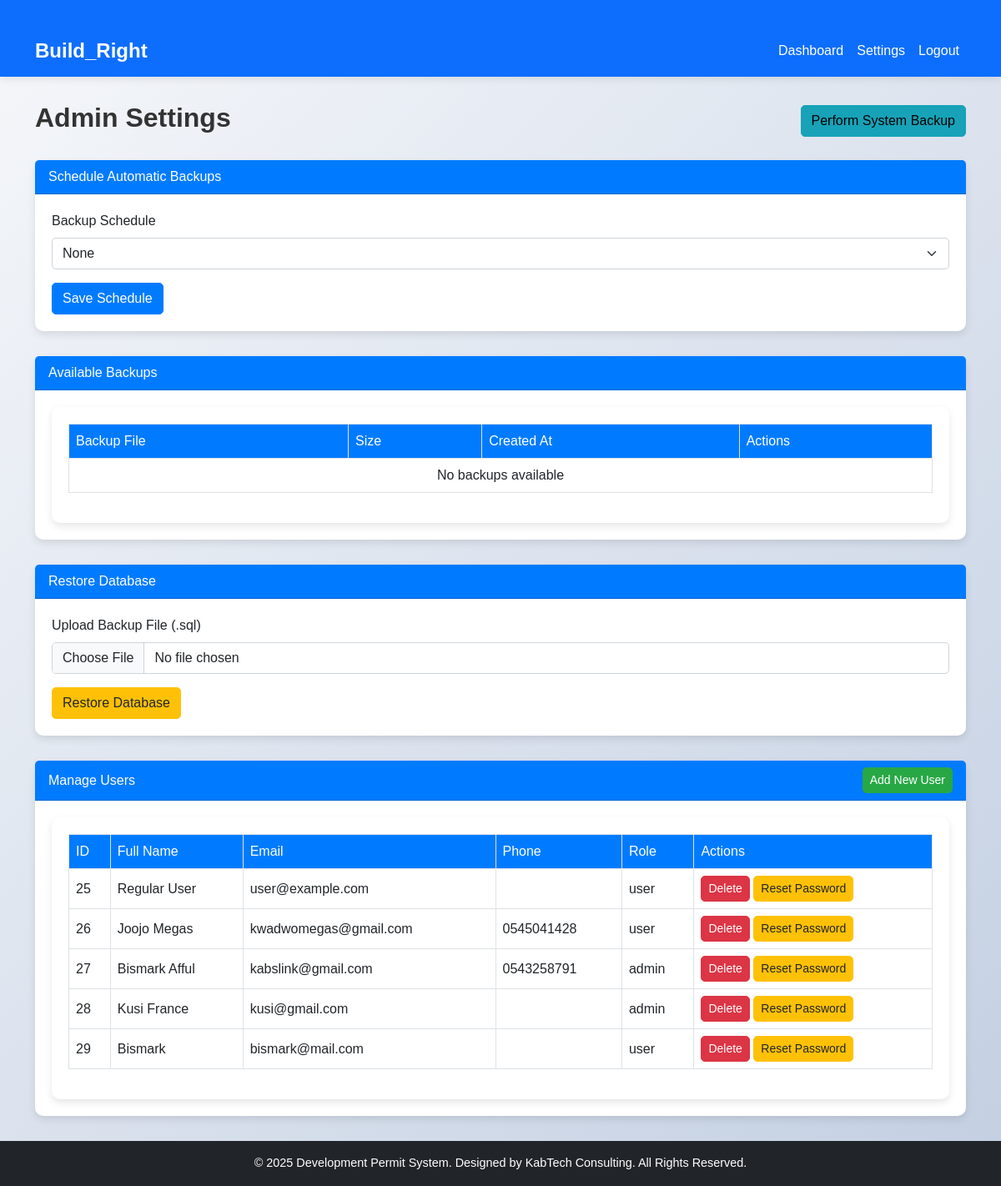
The page /admin/settings.php (signed in) on the database its author committed.
### tables this page shows
CREATE TABLE `users` (
  `id` int(11) NOT NULL,
  `full_name` varchar(255) NOT NULL,
  `email` varchar(255) NOT NULL,
  `password` varchar(255) NOT NULL,
  `phone` varchar(20) DEFAULT NULL,
  `role` enum('user','admin') DEFAULT 'user',
  `created_at` timestamp NOT NULL DEFAULT current_timestamp()
);

### admin/settings.php (the view, shortened to what this page needs)
<?php
include '../config/db.php';
$sql_users = "SELECT id, full_name, email, phone, role FROM users";
$result_users = $conn->query($sql_users);
$schedule_file = __DIR__ . '/../backup_schedule.txt';
$current_schedule = file_exists($schedule_file) ? file_get_contents($schedule_file) : 'none';
?>
<!DOCTYPE html>
<html lang="en">
<head>
    <link href="https://cdn.jsdelivr.net/npm/bootstrap@5.3.0/dist/css/bootstrap.min.css" rel="stylesheet">
</head>
<body>
    <nav class="navbar navbar-expand-lg navbar-dark bg-primary">
        <div class="container">
            <a class="navbar-brand" href="admin_dashboard.php">Build_Right</a>
            <div class="collapse navbar-collapse" id="navbarNav">
                <ul class="navbar-nav ms-auto">
                    <li class="nav-item"><a class="nav-link" href="admin_dashboard.php">Dashboard</a></li>
                    <li class="nav-item"><a class="nav-link active" href="settings.php">Settings</a></li>
                    <li class="nav-item"><a class="nav-link" href="../logout.php">Logout</a></li>
                </ul>
            </div>
        </div>
    </nav>
    <div class="container">
        <div class="d-flex justify-content-between align-items-center mb-4">
            <h2>Admin Settings</h2>
            <form method="POST" id="backupForm">
                <button type="button" class="btn btn-info" data-bs-toggle="modal" data-bs-target="#backupModal">Perform System Backup</button>
            </form>
        </div>
        <div class="card">
            <div class="card-header">Schedule Automatic Backups</div>
            <div class="card-body">
                <form method="POST">
                    <div class="mb-3">
                        <label for="schedule" class="form-label">Backup Schedule</label>
                        <select name="schedule" id="schedule" class="form-select">
                            <option value="none" <?php echo $current_schedule === 'none' ? 'selected' : ''; ?>>None</option>
                        </select>
                    </div>
                    <button type="submit" name="schedule_backup" class="btn btn-primary">Save Schedule</button>
                </form>
            </div>
        </div>
        <div class="card">
            <div class="card-header">Available Backups</div>
            <div class="card-body">
                <div class="table-container">
                    <table class="table table-bordered">
                        <thead>
                            <tr>
                                <th>Backup File</th>
                                <th>Size</th>
                                <th>Created At</th>
                                <th>Actions</th>
                            </tr>
                        </thead>
                        <tbody>
                            <?php
                            $backup_dir = __DIR__ . '/../backups/';
                            $backup_files = glob($backup_dir . '*.sql');
                            if (empty($backup_files)): ?>
                                <tr>
                                    <td colspan="4" class="text-center">No backups available</td>
                                </tr>
                            <?php endif; ?>
                        </tbody>
                    </table>
                </div>
            </div>
        </div>
        <div class="card">
            <div class="card-header">Restore Database</div>
            <div class="card-body">
                <form method="POST" enctype="multipart/form-data" id="restoreForm">
                    <div class="mb-3">
                        <label for="backup_file" class="form-label">Upload Backup File (.sql)</label>
                        <input type="file" name="backup_file" id="backup_file" class="form-control" accept=".sql" required>
                    </div>
                    <button type="button" class="btn btn-warning" data-bs-toggle="modal" data-bs-target="#restoreModal">Restore Database</button>
                </form>
            </div>
        </div>
        <div class="card">
            <div class="card-header d-flex justify-content-between align-items-center">
                <span>Manage Users</span>
                <a href="../register.php" class="btn btn-success btn-sm">Add New User</a>
            </div>
            <div class="card-body">
                <div class="table-container">
                    <table class="table table-bordered">
                        <thead>
                            <tr>
                                <th>ID</th>
                                <th>Full Name</th>
                                <th>Email</th>
                                <th>Phone</th>
                                <th>Role</th>
                                <th>Actions</th>
                            </tr>
                        </thead>
                        <tbody>
                            <?php while ($row = $result_users->fetch_assoc()): ?>
                            <tr>
                                <td><?php echo $row['id']; ?></td>
                                <td><?php echo htmlspecialchars($row['full_name']); ?></td>
                                <td><?php echo htmlspecialchars($row['email']); ?></td>
                                <td><?php echo htmlspecialchars($row['phone']); ?></td>
                                <td><?php echo htmlspecialchars($row['role']); ?></td>
                                <td>
                                    <form method="POST" class="d-inline">
                                        <button type="submit" name="delete_user" class="btn btn-danger btn-sm">Delete</button>
                                    </form>
                                    <form method="POST" class="d-inline">
                                        <button type="submit" name="reset_password" class="btn btn-warning btn-sm">Reset Password</button>
                                    </form>
                                </td>
                            </tr>
                            <?php endwhile; ?>
                        </tbody>
                    </table>
                </div>
            </div>
        </div>
    </div>
    <footer class="bg-dark text-white text-center py-3 mt-auto">
        © <?php echo date("Y"); ?> Development Permit System. Designed by KabTech Consulting. All Rights Reserved.
    </footer>
</body>
</html>

### admin/settings.php (style rules this page uses)
body { background: linear-gradient(135deg, #f5f7fa, #c3cfe2); font-family: 'Arial', sans-serif; min-height: 100vh; display: flex; flex-direction: column; }
.container { margin-top: 30px; flex: 1; }
h2, h4 { color: #333; font-weight: 600; }
.navbar { background-color: #007bff; box-shadow: 0 2px 10px rgba(0, 0, 0, 0.1); }
.navbar-brand { font-weight: bold; font-size: 1.5rem; }
.nav-link { color: white !important; font-weight: 500; transition: color 0.3s ease; }
.card { border: none; border-radius: 10px; box-shadow: 0 4px 10px rgba(0, 0, 0, 0.1); transition: transform 0.3s ease, box-shadow 0.3s ease; margin-bottom: 30px; }
.card-header { background-color: #007bff; color: white; font-weight: 500; border-top-left-radius: 10px; border-top-right-radius: 10px; }
.card-body { padding: 20px; }
.table-container { background-color: white; border-radius: 10px; box-shadow: 0 4px 10px rgba(0, 0, 0, 0.1); padding: 20px; }
.table.table-bordered thead th { background-color: #007bff !important; color: #fff !important; font-weight: 500; }
.table th, .table td { vertical-align: middle; }
.btn { border-radius: 5px; transition: background-color 0.3s ease, transform 0.1s ease; }
.btn-primary { background-color: #007bff; border-color: #007bff; }
.btn-success { background-color: #28a745; border-color: #28a745; }
.btn-danger { background-color: #dc3545; border-color: #dc3545; }
.btn-warning { background-color: #ffc107; border-color: #ffc107; color: #212529; }
.btn-info { background-color: #17a2b8; border-color: #17a2b8; }
.form-control, .form-select { border-radius: 5px; border: 1px solid #ced4da; transition: border-color 0.3s ease; }
footer { background-color: #1a252f; color: white; padding: 20px 0; font-size: 0.9rem; }

### rows shown on the page
users: id "25", full_name "Regular User", email "user@example.com", role "user"
users: id "26", full_name "Joojo Megas", email "kwadwomegas@gmail.com", phone "0545041428", role "user"
users: id "27", full_name "Bismark Afful", email "kabslink@gmail.com", phone "0543258791", role "admin"
users: id "28", full_name "Kusi France", email "kusi@gmail.com", role "admin"
users: id "29", full_name "Bismark", email "bismark@mail.com", role "user"
